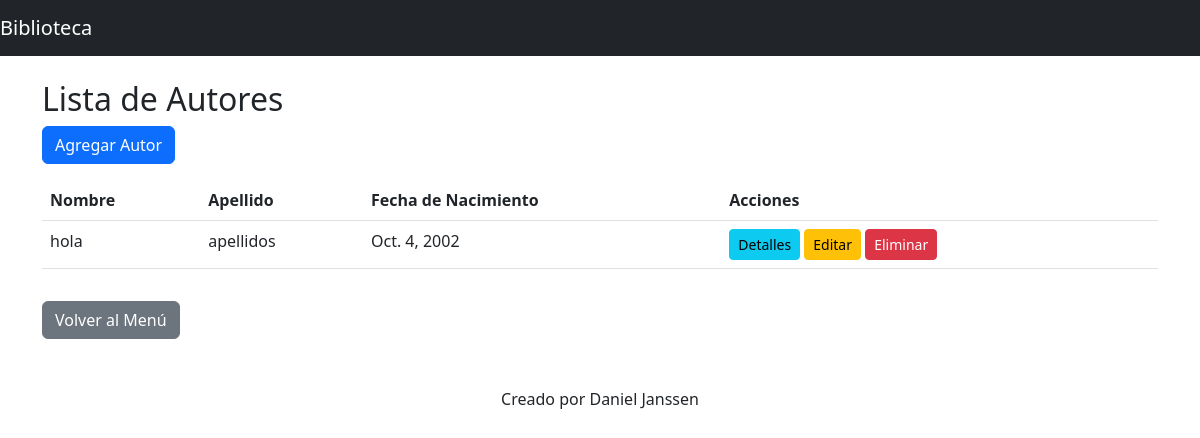
Screenshot of /authors/ with the database file from the repository.
### library/models.py (models this page shows, shortened)
class Author(models.Model):
    first_name = models.CharField(max_length=100)
    last_name = models.CharField(max_length=100)
    birth_date = models.DateField()

### library/views.py (the view)
# urls.py: path('authors/', views.author_list, name='author_list'),
def author_list(request):
    authors = Author.objects.all()
    return render(request, 'library/author_list.html', {'authors': authors})

### library/templates/library/author_list.html (shortened to what this page needs)
{% extends 'library/base.html' %}
{% block content %}
<h2>Lista de Autores</h2>
<a href="{% url 'author_create' %}" class="btn btn-primary mb-3">Agregar Autor</a>
<table class="table">
    <thead>
        <tr>
            <th>Nombre</th>
            <th>Apellido</th>
            <th>Fecha de Nacimiento</th>
            <th>Acciones</th>
        </tr>
    </thead>
    <tbody>
        {% for author in authors %}
        <tr>
            <td>{{ author.first_name }}</td>
            <td>{{ author.last_name }}</td>
            <td>{{ author.birth_date }}</td>
            <td>
                <a href="{% url 'author_detail' author.id %}" class="btn btn-info btn-sm">Detalles</a>
                <a href="{% url 'author_edit' author.id %}" class="btn btn-warning btn-sm">Editar</a>
                <form action="{% url 'author_delete' author.id %}" method="post" style="display:inline;">
                    <button type="submit" class="btn btn-danger btn-sm">Eliminar</button>
                </form>
            </td>
        </tr>
        {% empty %}
        <tr>
            <td colspan="4" class="text-center">No hay autores registrados.</td>
        </tr>
        {% endfor %}
    </tbody>
</table>
<a href="{% url 'menu' %}" class="btn btn-secondary mt-3">Volver al Menú</a>
{% endblock %}

### rows the page displays
Author: first_name "hola", last_name "apellidos", birth_date "Oct. 4, 2002"
